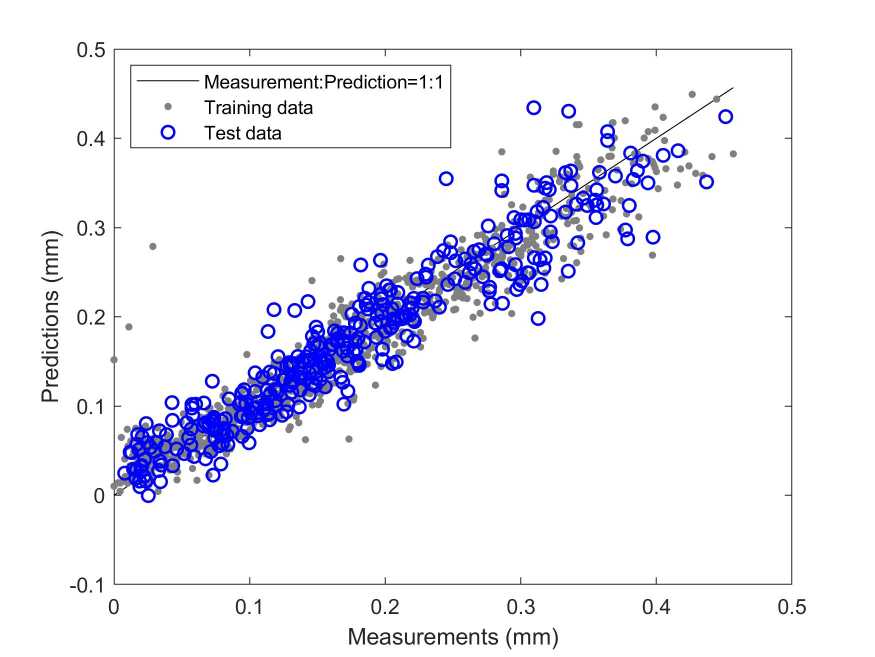
%> input picture model_fit.jpg, 1750 x 1313 px (shown at 1/2 size); its folder holds only this picture in this run
$ octave ML_CERCHAR_fit.m   (GNU Octave 9; MATLAB toolbox functions it lacks are replaced by stand-ins)
%> lines starting %> are read from the running program, lines starting %| are printed output that depends on the picture; in (x1, y1, x2, y2) boxes, pixels count from 0 and x2, y2 are one past the last pixel; in counts of white or black regions, pixels touching at a corner belong together; the program's own positions count from 1
% Image analysis for Cerchar test
% Application: estimate d and CAI value from image data for Cerchar test
% Hard-coded steps: (1) find the tip (2) fitting (3) estimation
% Input: (through prompt) folder for post-test images
% Output: d, CAI, and print image
%    Solid line - boundary of the tip
%    Dotted line - boundary used for fitting
% Qi Zhao @ Glaser lab, UC Berkeley, 2019

clear all;close all;clc
%% TODO: toggle auto or manual

rez = 0.001; % image resolution [mm/pixel]

posttestfolder = uigetdir('.\');
%> the answer given: .
imgnames = dir([posttestfolder '\*.jpg']);
dnscale = 0.2;
upscale = round(1/dnscale);

figure(1)
set(gcf,'Position',[100 100 1600 900])
for i = 1:length(imgnames)
    imgRaw = imread([posttestfolder '\' imgnames(i).name]);
%> imgRaw is the input picture: size 1313x1750x3 uint8; mean R, G, B 238.4, 238.5, 247.9

    I = rgb2gray(imgRaw);% convert to grayscale
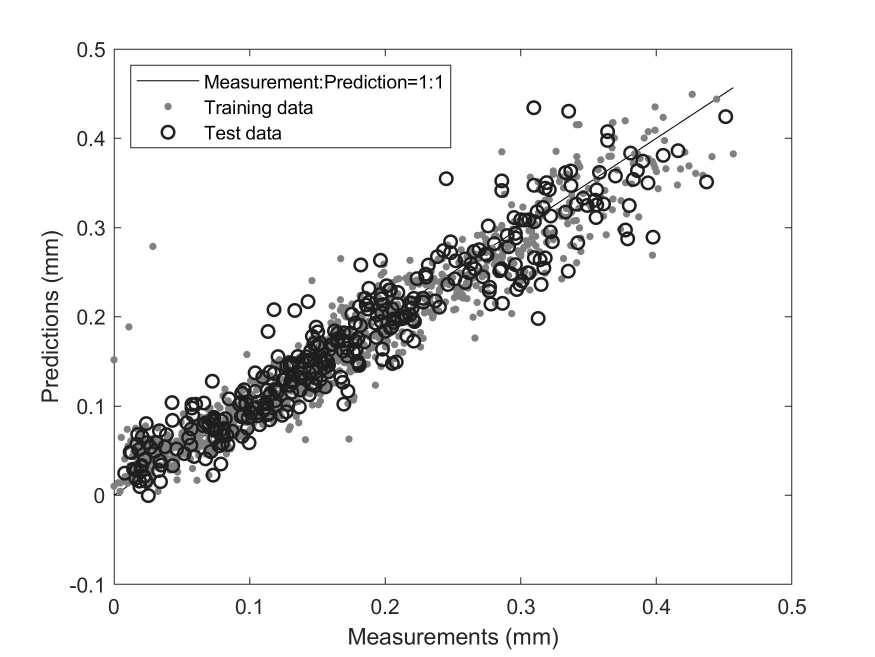
%> I: size 1313x1750 uint8 (shown at 1/2 size); min 0, max 255, mean 239.6
    img1 = imresize(I, dnscale); % reduce to small size and find the tip
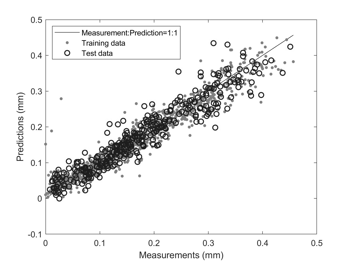
%> img1: size 263x350 uint8; min 8, max 255, mean 239.3
    img1 = imbinarize(img1); % convert to BW images
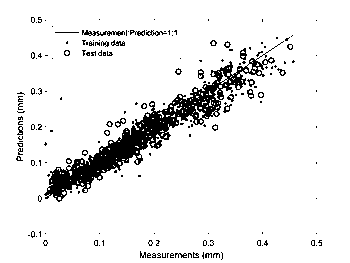
%> img1: size 263x350 logical; 92% white; 179 black regions (147 under 20 px), largest, box (x1, y1, x2, y2) and area: (44, 41, 284, 202) 5334, (82, 30, 125, 36) 129, (146, 30, 167, 36) 51

% [12 lines of commented-out code are left out]
    img1 = bwareafilt(~img1, 1);
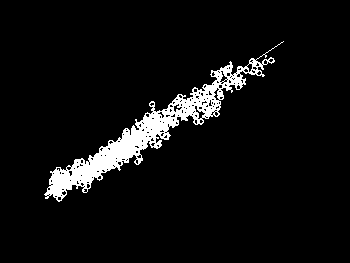
%> img1: size 263x350 logical; 5.8% white; 1 white region, box (x1, y1, x2, y2) and area: (44, 41, 284, 202) 5334
    boundary = bwboundaries(img1);
%> boundary = 194 boundaries; largest, box (x1, y1, x2, y2) and points: (44, 41, 284, 202) 987, (195, 106, 205, 119) 34, (174, 104, 182, 112) 27, (220, 71, 227, 82) 26, (214, 88, 219, 100) 25
    boundary = boundary{1,1};
%> boundary = 987 rows, first 12: [195 45; 194 46; 193 47; 192 48; 191 48; 190 48; 189 48; 188 49; 187 50; 187 51; 186 52; 185 51]
    boundary(boundary(:,2)==max(boundary(:,2)),:) = [];
    boundary(boundary(:,2)==min(boundary(:,2)),:) = [];
    boundary(boundary(:,1)==max(boundary(:,1)),:) = [];

    lth = length(boundary);
%> lth = 982
    tipCol = round((min(boundary(:,2))+max(boundary(:,2)))/2);
%> tipCol = 165
    tipRow = boundary(round(mean(find(boundary(:,2)==tipCol))),1);
%> tipRow = 62

    n = find(boundary(:,1)==tipRow+round(upscale/2)); % empirically chosen upscale/2 to cut the tip
%> n = [355; 361; 392; 470; 496; 497; 498; 499]
    X1 = boundary(round(0.2*lth):n(1),2);
%> X1 = 160 values, max 231 at index 160, min 150 at index 13, mean 188.4
    Y1 = boundary(round(0.2*lth):n(1),1);
%> Y1 = 160 values, max 115 at index 1, min 65 at index 160, mean 93.04
    X2 = boundary(n(end):round(lth*0.8),2);
%> X2 = 288 values, max 265 at index 24, min 151 at index 287, mean 209
    Y2 = boundary(n(end):round(lth*0.8),1);
%> Y2 = 288 values, max 149 at index 279, min 65 at index 1, mean 107.1

% [6 lines of commented-out code are left out]
    interLeft  = round(mean(Y1+X1));
%> interLeft = 281
    interRight = round(mean(Y2-X2));
%> interRight = -102

    YY1fit = -boundary(:,2)+interLeft;
%> YY1fit = 982 values, max 235 at index 1, min -2 at index 429, mean 111.1
    YY2fit =  boundary(:,2)+interRight;
%> YY2fit = 982 values, max 181 at index 429, min -56 at index 1, mean 67.85
    leftd   =  boundary(round(mean(find(YY1fit==tipRow))),2);
%> leftd = 237
    rightd =  boundary(round(mean(find(YY2fit==tipRow))),2);
%> rightd = 275

    d(i) = (rightd - leftd)*rez;

    subplot(3,5,i)
    imshow(imgRaw,[])
    text(20, 50,imgnames(i).name,'Interpreter','none');
    text(20, 200,['d = ' num2str(d(i),'%.4f') ' mm']);
    hold on
    axis on
    plot(boundary(:,2)*upscale,(-boundary(:,2)+interLeft)*upscale,'b:','LineWidth',2)
    plot(boundary(:,2)*upscale,(boundary(:,2)+interRight)*upscale,'r:','LineWidth',2)

    plot(X1*upscale,Y1*upscale,'b-','LineWidth',2)
    plot(X2*upscale,Y2*upscale,'r-','LineWidth',2)

    % plot(boundary(:,2)*10,ones(length(boundary(:,2)))*tipRow*10,'r--','LineWidth',1)
    plot(tipCol*upscale,tipRow*upscale,'rs')
    plot([leftd,rightd]*upscale,[tipRow,tipRow]*upscale,'LineWidth',2)
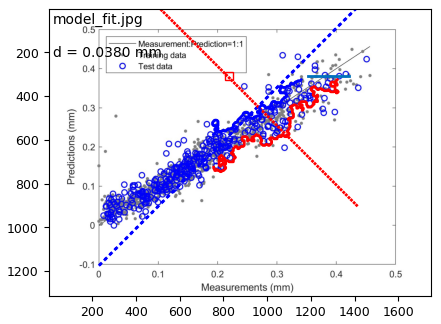
%> figure redrawn from the program's plot data

    drawnow
end

avgCAI = mean(d)*10; % in Units of 0.1 mm
%> avgCAI = 0.38
avgCAI = round(avgCAI*100)/100;

if avgCAI <= 0.5 % HRC = 55
    txt = ['Average CAI = ' num2str(avgCAI,'%.2f') ' (Very low abrasiveness)'];
%> txt = 'Average CAI = 0.38 (Very low abrasiveness)'
elseif avgCAI >= 0.5 && avgCAI <= 1
    txt = ['Average CAI = ' num2str(avgCAI,'%.2f') ' (Low abrasiveness)'];
elseif avgCAI >= 1 && avgCAI <= 2
    txt = ['Average CAI = ' num2str(avgCAI,'%.2f') ' (Medium abrasiveness)'];
elseif avgCAI >= 2 && avgCAI <= 4
    txt = ['Average CAI = ' num2str(avgCAI,'%.2f') ' (High abrasiveness)'];
elseif avgCAI >= 4 && avgCAI <= 6
    txt = ['Average CAI = ' num2str(avgCAI,'%.2f') ' (Extreme abrasiveness)'];
elseif avgCAI >= 6
    txt = ['Average CAI = ' num2str(avgCAI,'%.2f') ' (Quartzitic)'];
end
subplot(3,5,3)
title(txt,'FontSize',12)

print(figure(1),'-djpeg','-r300',[posttestfolder 'Fit_Results.jpg'])
